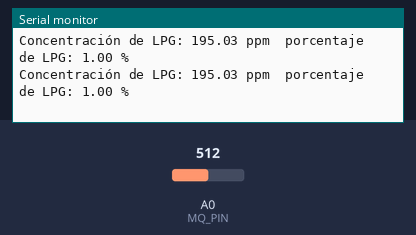
Recording of a sketch running on a simulated Arduino Uno, built with avr-gcc and run on an emulated ATmega328P. Parts: the last lines printed to the serial monitor. Inputs (shaded band) come from the test bench; at power-on: A0 (MQ_PIN) = 512.

Above: at 1.5 s.
1.6 s: A0 (MQ_PIN) set to 716
At 1.63 s:
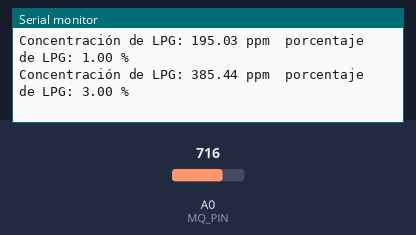
3.1 s: A0 (MQ_PIN) set to 900
At 3.16 s:
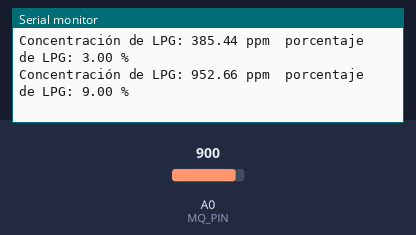
Timing chart, 0 to 6.1 s (numbered marks = the images above; inputs shaded):
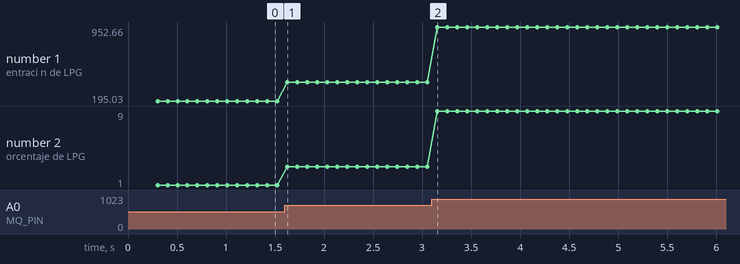

The sketch:

MQ2_Lecturas.ino
```cpp
#define MQ_PIN A0      // Pin analógico conectado al sensor
#define RL 1.0        // Resistencia de carga en kΩ
#define R0_CLEAN_AIR 1.88 // valor del sensor en aire limpio despues de 12hrs de funcionaminto

//Funcion para calcular la concentracion de un gas en ppm (partes por millon)
float LeerConcentracion(const String Nom_Gas) {
  int sensorValue = analogRead(MQ_PIN); // muestreo de la senal del sensor
  float VRL = sensorValue * (5.0 / 1023.0); //voltaje en el sensor
  float Rs = ((5.0 - (VRL-1)) * RL); // Calcula la resistencia del sensor
  float ratio = Rs / R0_CLEAN_AIR; // relacion de resistencias
  float concentration; // variable que almacena el resultado

  // Aplicamos las ecuaciónes correspondientes
    if (Nom_Gas == "alcohol")
       concentration = 4579.3 * pow(ratio,-2.973); // alcohol
    else if (Nom_Gas == "propano")
       concentration = 714.34 * pow(ratio,-2.034); //propano
    else if (Nom_Gas == "H2")
       concentration = 1032.3 * pow(ratio,-2.074); //hidrogeno H2
    else if (Nom_Gas == "CH4")
       concentration = 4499.9 * pow(ratio,-2.653); //metano CH4
    else if (Nom_Gas == "CO")
       concentration = 46720 * pow(ratio,-3.314); // monoxido de carbono CO
    else if (Nom_Gas == "LPG")
       concentration = 687.71 * pow(ratio,-2.03); // LPG

  return concentration;
}

void setup() {
  Serial.begin(115200); // Inicia comunicación serie
  // Calentamiento inicial del sensor
  Serial.println("Calentando el sensor...");
  delay(300);
}

void loop() {
  //  ***Seleccionar funcion segun el gas a medir***
  //leerAlcohol();
  //leerHidrogeno();
  //leerMetano();
  //leerPropano();
  //leerMonoxido_de_Carbono();
  leerLPG();//gas licuado

  delay(100); // Espera entre lecturas
}


// ***Funciones para medir cada gas***
void leerAlcohol(){
  float alcohol = LeerConcentracion("alcohol");
  // convertimos ppm a porcentaje
  float porcentaje = map(alcohol,0,10000,0,100); // 10 000 ppm --> 1%
  Serial.print("Concentración de alcohol: ");
  Serial.print(alcohol);
  Serial.print(" ppm");

  Serial.print("  porcentaje de alcohol: ");
  Serial.print(porcentaje);
  Serial.println(" %");
}

void leerHidrogeno(){
  float Hidrogeno = LeerConcentracion("H2");
  // convertimos ppm a porcentaje
  float porcentaje = map(Hidrogeno,0,10000,0,100); // 10 000 ppm --> 1%
  Serial.print("Concentración de Hidrogeno: ");
  Serial.print(Hidrogeno);
  Serial.print(" ppm");

  Serial.print("  porcentaje de Hidrogeno: ");
  Serial.print(porcentaje);
  Serial.println(" %");
}

void leerMetano(){
  float Metano = LeerConcentracion("CH4");
  // convertimos ppm a porcentaje
  float porcentaje = map(Metano,0,10000,0,100); // 10 000 ppm --> 1%
  Serial.print("Concentración de Metano: ");
  Serial.print(Metano);
  Serial.print(" ppm");

  Serial.print("  porcentaje de Metano: ");
  Serial.print(porcentaje);
  Serial.println(" %");
}

void leerPropano(){
  float Propano = LeerConcentracion("propano");
  // convertimos ppm a porcentaje
  float porcentaje = map(Propano,0,10000,0,100); // 10 000 ppm --> 1%
  Serial.print("Concentración de Propano: ");
  Serial.print(Propano);
  Serial.print(" ppm");

  Serial.print("  porcentaje de Propano: ");
  Serial.print(porcentaje);
  Serial.println(" %");
}

void leerMonoxido_de_Carbono(){
  float co = LeerConcentracion("CO");
  // convertimos ppm a porcentaje
  float porcentaje = map(co,0,10000,0,100); // 10 000 ppm --> 1%
  Serial.print("Concentración de Monoxido de Carbono: ");
  Serial.print(co);
  Serial.print(" ppm");

  Serial.print("  porcentaje de Monoxido de Carbono: ");
  Serial.print(porcentaje);
  Serial.println(" %");
}

void leerLPG(){
  float lpg = LeerConcentracion("LPG");
  // convertimos ppm a porcentaje
  float porcentaje = map(lpg,0,10000,0,100); // 10 000 ppm --> 1%
  Serial.print("Concentración de LPG: ");
  Serial.print(lpg);
  Serial.print(" ppm");

  Serial.print("  porcentaje de LPG: ");
  Serial.print(porcentaje);
  Serial.println(" %");
}
```

Measured:
- after the input at 1.6 s, the serial monitor: prints a new line at once (image 1)
- after the input at 3.1 s, the serial monitor: prints a new line after 0.05 s (image 2)
- plotted number 1: 195.03 → 385.44 after the input at 1.6 s, 385.44 → 952.66 after the input at 3.1 s
- plotted number 2: 1 → 3 after the input at 1.6 s, 3 → 9 after the input at 3.1 s
